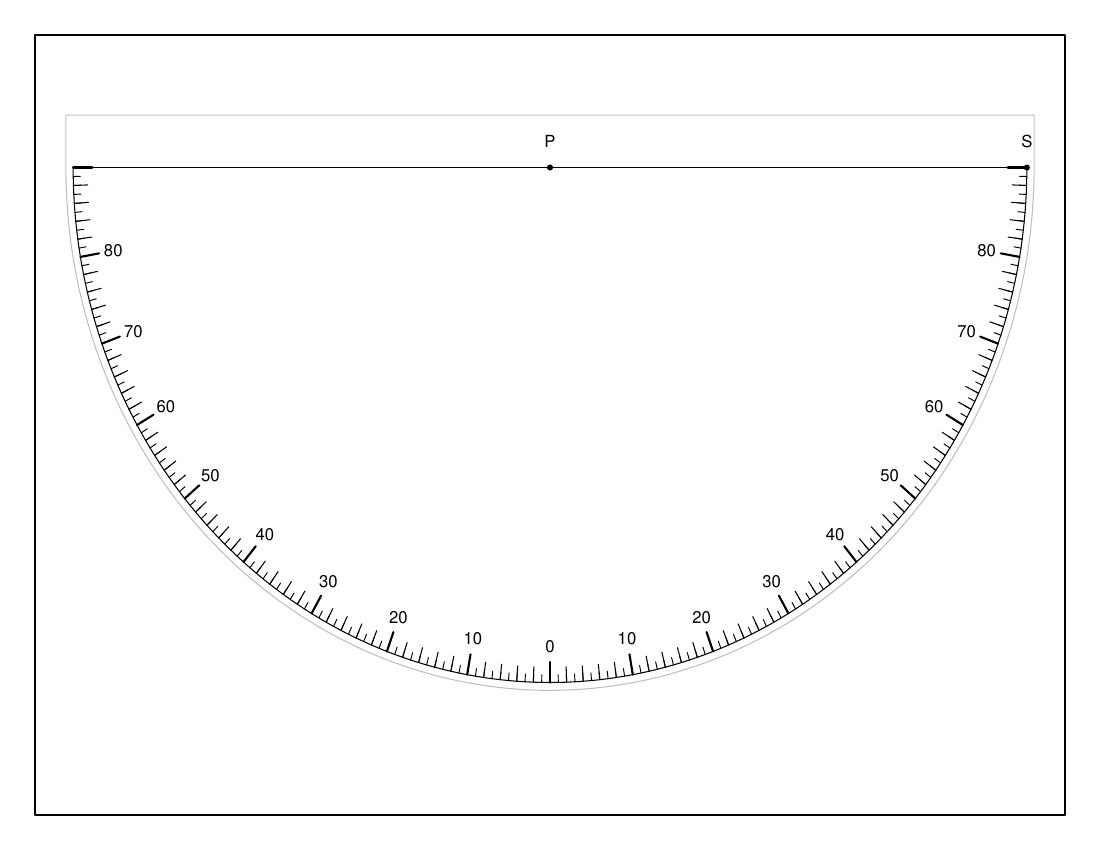

This chart was generated by the following R code:
rm(list=ls())
if (!interactive())
    pdf("sextant2.pdf", width=11, height=8.5, paper="USr")
d1 <- 10                               # big segments
d2 <- 5                                # medium segments
d3 <- 1                                # small segments
theta1 <- seq(180, 360, d1) * pi/180
theta2 <- seq(180, 360, d2) * pi/180
theta3 <- seq(180, 360, d3) * pi/180
x0 <- 0
y0 <- 0
R <- 1
x1 <- x0 + R * cos(theta1)
y1 <- y0 + R * sin(theta1)
x2 <- x0 + R * cos(theta2)
y2 <- y0 + R * sin(theta2)
x3 <- x0 + R * cos(theta3)
y3 <- y0 + R * sin(theta3)

par(mar=rep(0.5, 4))
plot(x1, y1, asp=1, pch=20, cex=0.5, type="n", yaxs="i", axes=FALSE,
    xlab="", ylab="")
box()
e1 <- 0.960
e2 <- 0.970
e3 <- 0.985
e4 <- 0.93
lines(x3, y3)
xcut <- c(x3[1], x3, tail(x3, 1), x3[1])/e3
ycut <- c(R/10, y3, R/10, R/10)/e3
lines(xcut, ycut, col="gray")
lwd1 <- 2.0
lwd2 <- 1
lwd3 <- 0.9
segments(x1, y1, e1*x1, e1*y1, lwd=lwd1)
segments(x2, y2, e2*x2, e2*y2, lwd=lwd2)
segments(x3, y3, e3*x3, e3*y3, lwd=lwd3)
points(x0, y0, pch=20)
text(x0, y0+0.5*R/10, "P")
points(x0+R, y0, pch=20)
text(x0+R, y0+0.5*R/10, "S")
D <- 10
mark <- seq(D, 90, D)
mark[length(mark)] <- NA # chop out -90 and +90
look <- x1 > 0
text(0, -e4*R, "0")
text(e4*x1[look], e4*y1[look], mark)
text(-e4*x1[look], e4*y1[look], mark)
lines(range(x1), rep(0, 2))

if (!interactive())
    dev.off()

